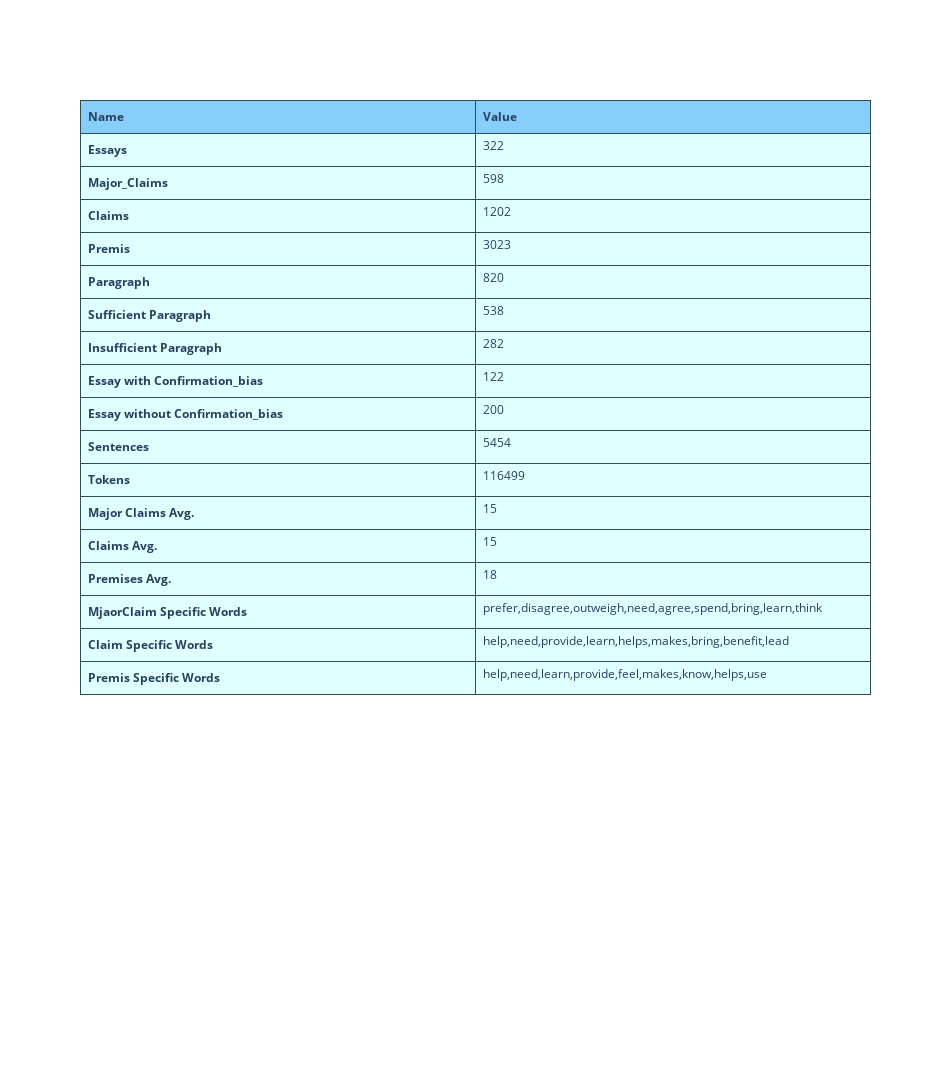

Notebook cell for this chart:
### Code cell
def calculateStatistics():
    data = pd.read_json(unified_json_path)
    df = pd.DataFrame(data)
    stats={}

    print('Stats Calculation Started....')
    mcCount = mcTokens = claimsCount = claimsTokens = premisCount = premisTokens = 0
    mcTokensSum = cTokensSum = premisTokensSum = 0
    mcRoots = []
    claimsRoots = []
    premisRoots = []
    mcDict = {}
    cDict = {}
    premisDict = {}
    
    stats['essay']=len(df['id'])
    stats['major_claim'] = df['major_claims'].str.len().sum()
    stats['claim'] = df['claims'].str.len().sum()
    stats['premis'] = df['premises'].str.len().sum()
    stats['paragraph'] = df['paragraphs'].str.len().sum()
    stats['essay_with_conformation'] = df[df.confirmation_bias==True]['confirmation_bias'].count()
    stats['essay_without_conformation'] = df[df.confirmation_bias==False]['confirmation_bias'].count()

    for index , row in df.iterrows():
        for mC in list(row['major_claims']):
            mcCount += 1
            doc = nlp(str(mC['text']))
            mcTokensSum += len(doc)
            mcList = list(filter(lambda d: d.dep_ == "ROOT" and not d.is_stop, doc))
            if mcList:
                if str(mcList[0]) in mcDict.keys():
                    mcDict[str(mcList[0])] = mcDict[str(mcList[0])] + 1
                else:
                    mcDict[str(mcList[0])] = 1   
        for claims in list(row['claims']):
            claimsCount += 1
            doc = nlp(str(claims['text']))
            cTokensSum += len(doc)
            claimList = list(filter(lambda d: d.dep_ == "ROOT" and not d.is_stop, doc))
            if claimList:
                if str(claimList[0]) in cDict.keys():
                    cDict[str(claimList[0])] = cDict[str(claimList[0])] + 1
                else:
                    cDict[str(claimList[0])] = 1            
        for premis in list(row['premises']):
            premisCount += 1
            doc = nlp(str(premis['text']))
            premisTokensSum += len(doc) 
            premisList = list(filter(lambda d: d.dep_ == "ROOT" and not d.is_stop, doc))
            if premisList:
                if str(premisList[0]) in premisDict.keys():
                    premisDict[str(premisList[0])] = premisDict[str(premisList[0])] + 1
                else:
                    premisDict[str(premisList[0])] = 1
    topMajorClaim=sorted(mcDict.items(), key=lambda x: x[1], reverse=True)[0:9]
    topClaim=sorted(cDict.items(), key=lambda x: x[1], reverse=True)[0:9]      
    topPremis=sorted(premisDict.items(), key=lambda x: x[1], reverse=True)[0:9]      
    stats['topMajorClaim']=[lis[0] for lis in topMajorClaim]
    stats['topClaim']=[lis[0] for lis in topClaim]                
    stats['topPremis']=[lis[0] for lis in topPremis]               
    stats['major_claim_avg'] =round(mcTokensSum/mcCount) 
    stats['claim_avg'] = round(cTokensSum/claimsCount)
    stats['premis_avg'] = round(premisTokensSum/premisCount)      
    
    sumTrue = sumFalse=0
    for index , row in df.iterrows():
        for p in df['paragraphs'][index]:
            if(p['sufficient']== True):
                sumTrue+=1
            if(p['sufficient']== False):
                 sumFalse+=1   
    stats['sufficient_para']=sumTrue
    stats['insufficient_para']=sumFalse
    
    number_of_sentences=0
    tokens=0
    for txt in df['text']:
        text1=txt.split('\n\n')
        text2=txt.split('\n \n')
        text3=txt.split('\n  \n')
        if(len(text1)==2):
            text=text1[1]
        elif len(text2)==2:
            text=text2[1]
        elif len(text3)==2:
            text=text3[1]  
        txt=nlp(text)    
        sentence=list(txt.sents)      
        number_of_sentences +=len(sentence)
        tokens+=len(txt)
    stats['sentences']=number_of_sentences
    stats['tokens']=tokens
    
    print('Stats Calculated!')
    fig = go.Figure(data=[go.Table(
    header=dict(values=['<b>Name</b>', '<b>Value</b>'],
                line_color='darkslategray',
                fill_color='lightskyblue',
                align='left'),
    cells=dict(values=[['<b>Essays</b>', '<b>Major_Claims</b>','<b>Claims</b>', '<b>Premis</b>','<b>Paragraph</b>','<b>Sufficient Paragraph</b>','<b>Insufficient Paragraph</b>','<b>Essay with Confirmation_bias</b>','<b>Essay without Confirmation_bias</b>','<b>Sentences</b>','<b>Tokens</b>','<b>Major Claims Avg.</b>','<b>Claims Avg.</b>','<b>Premises Avg.</b>','<b>MjaorClaim Specific Words</b>','<b>Claim Specific Words</b>','<b>Premis Specific Words</b>'],
                       [[stats['essay']],
                       [stats['major_claim']],
                       [stats['claim']],
                       [stats['premis']],
                       [stats['paragraph']],
                       [stats['sufficient_para']],
                       [stats['insufficient_para']],
                       [stats['essay_with_conformation']],
                       [stats['essay_without_conformation']],
                       [stats['sentences']],
                       [stats['tokens']],
                       [stats['major_claim_avg']],
                       [stats['claim_avg']],
                       [stats['premis_avg']],
                       [stats['topMajorClaim']],[stats['topClaim']],[stats['topPremis']]]],
               line_color='darkslategray',
               fill_color='lightcyan',
               align='left'))
    ])
    fig.update_layout(width=950, height=1200)
    display(fig)
  
calculateStatistics()

### Figure 1 — Plotly figure (JSON) as saved in the notebook; plotly's stock layout.template omitted (floating-point values rounded to 4 significant figures)
{"data": [{"cells": {"align": "left", "fill": {"color": "lightcyan"}, "line": {"color": "darkslategray"}, "values": [["<b>Essays</b>", "<b>Major_Claims</b>", "<b>Claims</b>", "<b>Premis</b>", "<b>Paragraph</b>", "<b>Sufficient Paragraph</b>", "<b>Insufficient Paragraph</b>", "<b>Essay with Confirmation_bias</b>", "<b>Essay without Confirmation_bias</b>", "<b>Sentences</b>", "<b>Tokens</b>", "<b>Major Claims Avg.</b>", "<b>Claims Avg.</b>", "<b>Premises Avg.</b>", "<b>MjaorClaim Specific Words</b>", "<b>Claim Specific Words</b>", "<b>Premis Specific Words</b>"], [[322], [598], [1202], [3023], [820], [538], [282], [122], [200], [5454], [116499], [15], [15], [18], [["prefer", "disagree", "outweigh", "need", "agree", "spend", "bring", "learn", "think"]], [["help", "need", "provide", "learn", "helps", "makes", "bring", "benefit", "lead"]], [["help", "need", "learn", "provide", "feel", "makes", "know", "helps", "use"]]]]}, "header": {"align": "left", "fill": {"color": "lightskyblue"}, "line": {"color": "darkslategray"}, "values": ["<b>Name</b>", "<b>Value</b>"]}, "type": "table"}], "layout": {"height": 1200, "width": 950}}
